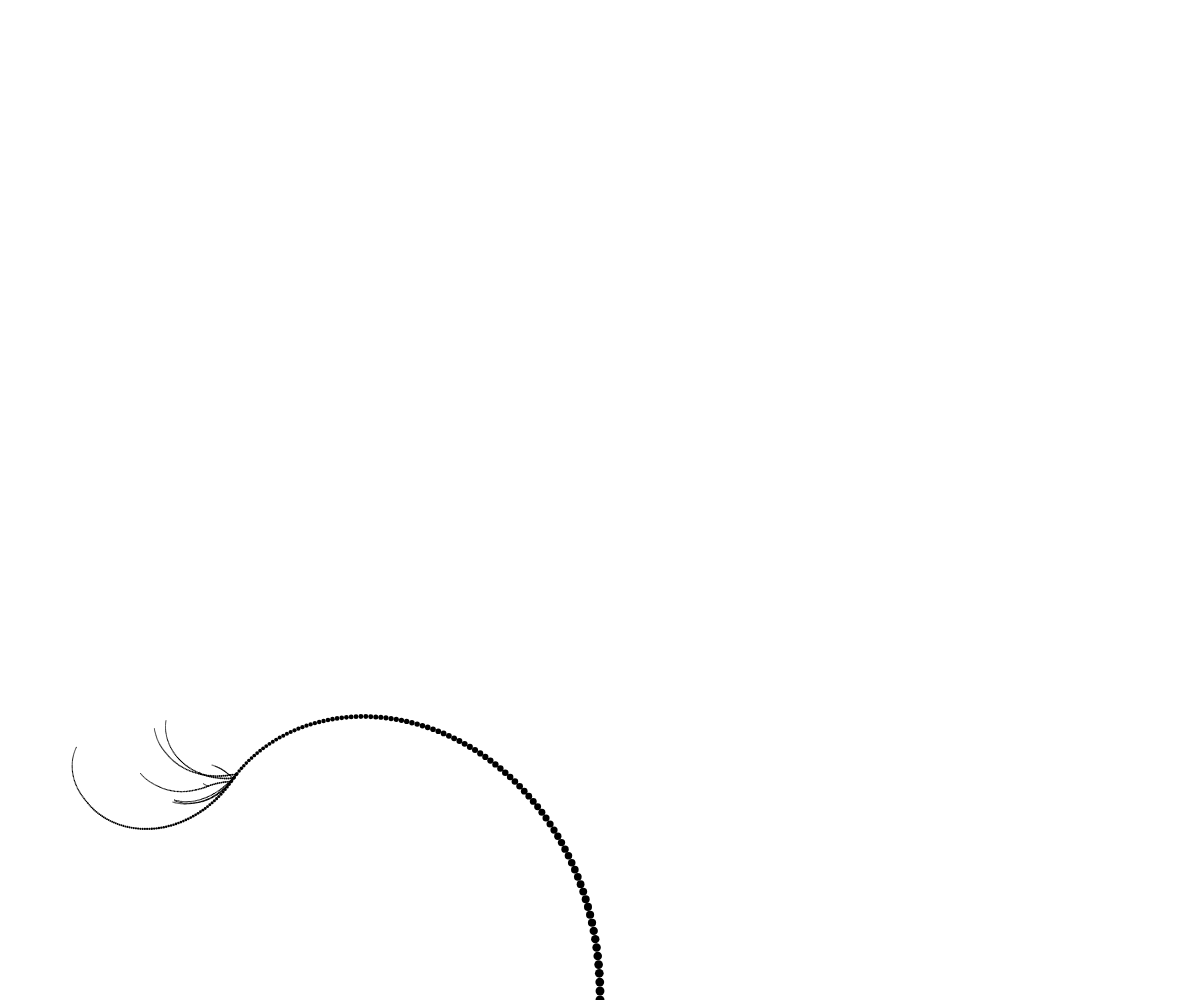
Frame 1 (no input)
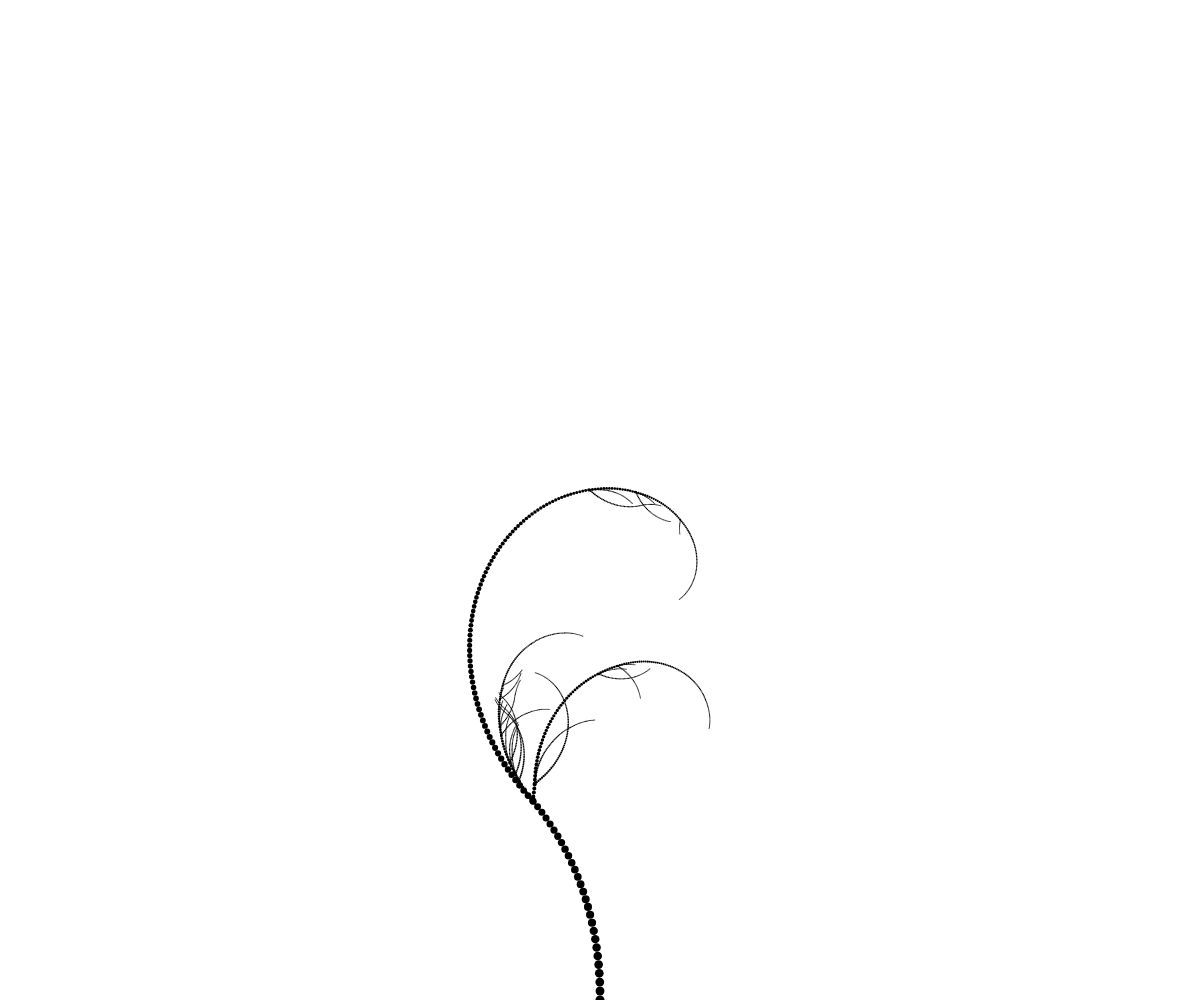
Frame 2 (the mouse pressed at the canvas centre, redrawn once)

The p5.js sketch that drew these frames (run headless with seeded random() and noise() and a simulated clock; the mouse was pressed at the canvas centre and the sketch redrawn once):

// p5.js sketch
// ── sketch.js
var dotSize = 9;
var angleOffsetA;
var angleOffsetB;

function setup() {
    createCanvas(windowWidth, windowHeight);
    noStroke();
    fill(0);
    noLoop();

    angleOffsetA = radians (1.5);
    angleOffsetB = radians(50);

}

function draw() {
    background(255);
    seed1(dotSize, radians(270), width/2, height);

}

function seed1(dotsize, angle, x, y) {
    if (dotsize > 1.0) {

        var r = random (0, 1.0);

        if (r > 0.02) {

            ellipse(x, y, dotsize, dotsize);
            var newX = x + cos(angle) * dotsize;
            var newY = y + sin(angle) * dotsize;
            seed1(dotsize * 0.99, angle - angleOffsetA, newX, newY);

        }

        else {

            ellipse(x, y, dotsize, dotsize);
            var newX = x + cos(angle);
            var newY = y + sin(angle);
            seed2(dotsize * 0.99, angle - angleOffsetA, newX, newY);
            seed1(dotsize * 0.60, angle + angleOffsetB, newX, newY);
            seed2(dotsize * 0.50, angle + angleOffsetA, newX, newY);

        }
    }
}

function seed2(dotsize, angle, x, y) {
    if (dotsize > 1.0){
        var r = random (0, 1.0);

        if (r > 0.05) {

            ellipse(x, y, dotsize, dotsize);
            var newX = x + cos(angle) * dotsize;
            var newY = y + sin(angle) * dotsize;
            seed2(dotsize * 0.99, angle + angleOffsetA, newX, newY);

        } else {

            ellipse(x, y, dotsize, dotsize);
            var newX = x + cos(angle);
            var newY = y + sin(angle);
            seed2(dotsize * 0.99, angle - angleOffsetA, newX, newY);
            seed1(dotsize * 0.60, angle + angleOffsetB, newX, newY);
            seed2(dotsize * 0.50, angle + angleOffsetA, newX, newY);

        }
    }
}

function mousePressed(){
    background(255);
    var a = map(mouseX, 0, 360, 0, width);
    seed1(dotSize, radians(a), width/2, height);
}
